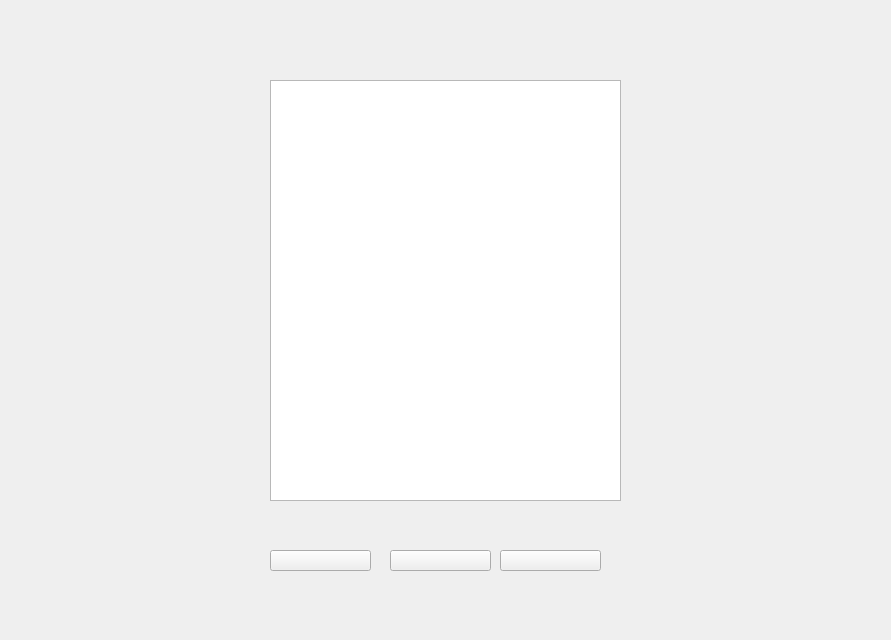
<?xml version="1.0" encoding="UTF-8"?>
<ui version="4.0">
 <class>widget11</class>
 <widget class="QMainWindow" name="widget11">
  <property name="geometry">
   <rect>
    <x>0</x>
    <y>0</y>
    <width>891</width>
    <height>640</height>
   </rect>
  </property>
  <property name="windowTitle">
   <string>MainWindow</string>
  </property>
  <property name="styleSheet">
   <string notr="true">border-image: url(:/C:/Users/陈龙/Desktop/处理后的图/新闻生成1.png);</string>
  </property>
  <widget class="QWidget" name="centralwidget">
   <widget class="QTextEdit" name="textEdit">
    <property name="geometry">
     <rect>
      <x>270</x>
      <y>80</y>
      <width>351</width>
      <height>421</height>
     </rect>
    </property>
    <property name="styleSheet">
     <string notr="true">border-image: url(:/C:/Users/陈龙/Desktop/处理后的图/透明.png);
color: rgb(255, 255, 255);
font: 16pt &quot;宋体&quot;;</string>
    </property>
    <property name="html">
     <string>&lt;!DOCTYPE HTML PUBLIC &quot;-//W3C//DTD HTML 4.0//EN&quot; &quot;http://www.w3.org/TR/REC-html40/strict.dtd&quot;&gt;
&lt;html&gt;&lt;head&gt;&lt;meta name=&quot;qrichtext&quot; content=&quot;1&quot; /&gt;&lt;style type=&quot;text/css&quot;&gt;
p, li { white-space: pre-wrap; }
&lt;/style&gt;&lt;/head&gt;&lt;body style=&quot; font-family:'宋体'; font-size:16pt; font-weight:400; font-style:normal;&quot;&gt;
&lt;p style=&quot; margin-top:0px; margin-bottom:0px; margin-left:0px; margin-right:0px; -qt-block-indent:0; text-indent:0px;&quot;&gt;&lt;span style=&quot; font-family:'SimSun'; font-size:9pt;&quot;&gt;显示要处理的数据&lt;/span&gt;&lt;/p&gt;&lt;/body&gt;&lt;/html&gt;</string>
    </property>
   </widget>
   <widget class="QPushButton" name="pushButton">
    <property name="geometry">
     <rect>
      <x>270</x>
      <y>550</y>
      <width>101</width>
      <height>21</height>
     </rect>
    </property>
    <property name="styleSheet">
     <string notr="true">border-image: url(:/C:/Users/陈龙/Desktop/处理后的图/透明.png);</string>
    </property>
    <property name="text">
     <string/>
    </property>
   </widget>
   <widget class="QPushButton" name="pushButton_2">
    <property name="geometry">
     <rect>
      <x>390</x>
      <y>550</y>
      <width>101</width>
      <height>21</height>
     </rect>
    </property>
    <property name="styleSheet">
     <string notr="true">border-image: url(:/C:/Users/陈龙/Desktop/处理后的图/透明.png);</string>
    </property>
    <property name="text">
     <string/>
    </property>
   </widget>
   <widget class="QPushButton" name="pushButton_3">
    <property name="geometry">
     <rect>
      <x>500</x>
      <y>550</y>
      <width>101</width>
      <height>21</height>
     </rect>
    </property>
    <property name="styleSheet">
     <string notr="true">border-image: url(:/C:/Users/陈龙/Desktop/处理后的图/透明.png);</string>
    </property>
    <property name="text">
     <string/>
    </property>
   </widget>
  </widget>
 </widget>
 <resources/>
 <connections/>
</ui>
